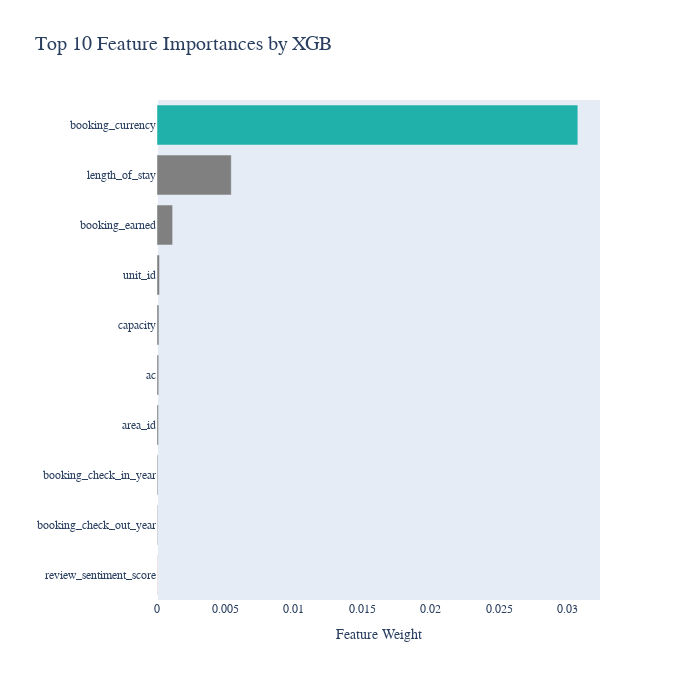

Notebook code cell kept with this figure:
### Code cell
a = feature_importances_xgb.reset_index()
feature_importances_xgb = a[a['index'].isin(x.columns)]

# Ambil 10 fitur teratas
top_10_features = feature_importances_xgb.nlargest(10, 'feature_weight')

fig = px.bar(
    x=top_10_features['feature_weight'],
    y=top_10_features['index'],
    orientation='h',
    width=700,
    height=700,
)

fig.update_layout(
    autosize=False,
    title="Top 10 Feature Importances by XGB",
    font_family="San Serif",
    titlefont={'size': 20},
    margin=dict(l=150, r=100, b=100, t=100),
    xaxis_title="Feature Weight",
    yaxis_title=""
)

fig.update_xaxes(showgrid=False)
fig.update_yaxes(showgrid=False, categoryorder='total ascending')

colors = ['gray',] * 10
colors[0]  = 'lightseagreen'
colors[-1] = 'lightsalmon'
fig.update_traces(marker_color=colors, marker_line_color=None,
                   opacity=None)

fig.show()

### Figure 1 — Plotly figure (JSON) as saved in the notebook; plotly's stock layout.template omitted (floating-point values rounded to 4 significant figures)
{"data": [{"alignmentgroup": "True", "hovertemplate": "x=%{x}<br>y=%{y}<extra></extra>", "legendgroup": "", "marker": {"color": ["lightseagreen", "gray", "gray", "gray", "gray", "gray", "gray", "gray", "gray", "lightsalmon"], "pattern": {"shape": ""}}, "name": "", "offsetgroup": "", "orientation": "h", "showlegend": false, "textposition": "auto", "type": "bar", "x": [0.03076, 0.005427, 0.001142, 0.0001822, 0.0001408, 0.0001238, 0.0001105, 6.163e-05, 4.265e-05, 2.949e-05], "xaxis": "x", "y": ["booking_currency", "length_of_stay", "booking_earned", "unit_id", "capacity", "ac", "area_id", "booking_check_in_year", "booking_check_out_year", "review_sentiment_score"], "yaxis": "y"}], "layout": {"autosize": false, "barmode": "relative", "font": {"family": "San Serif"}, "height": 700, "legend": {"tracegroupgap": 0}, "margin": {"b": 100, "l": 150, "r": 100, "t": 100}, "title": {"font": {"size": 20}, "text": "Top 10 Feature Importances by XGB"}, "width": 700, "xaxis": {"anchor": "y", "domain": [0, 1], "showgrid": false, "title": {"text": "Feature Weight"}}, "yaxis": {"anchor": "x", "categoryorder": "total ascending", "domain": [0, 1], "showgrid": false, "title": {"text": ""}}}}
